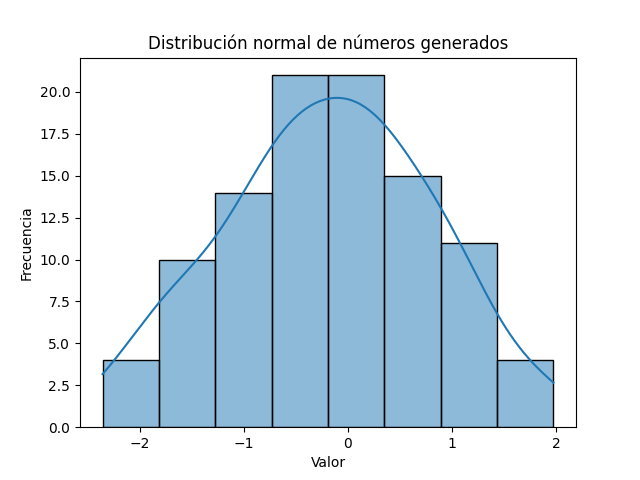

The script that drew this image:
import numpy as np
import seaborn as sns
import matplotlib.pyplot as plt

print("Distribución normal:")

# Generar 100 números aleatorios con distribución normal (gaussiana) con media 0 y desvío 1
random_values = np.random.normal(0, 1, 100)

# Calcular la media
media = np.mean(random_values)
print(f'La media de los números generados es: {media:.2f}')

# Calcular la varianza
varianza = np.var(random_values)
print(f'La varianza de los números generados es: {varianza:.2f}')

# Calcular el desvío estándar
desvio_estandar = np.std(random_values)
print(f'El desvío estándar de los números generados es: {desvio_estandar:.2f}')

# Graficar los valores generados
sns.histplot(random_values, kde=True)
plt.title('Distribución normal de números generados')
plt.xlabel('Valor')
plt.ylabel('Frecuencia')
plt.show()
